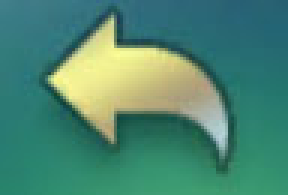
#> input picture arrow.jpg, 96 x 65 px, given in place of buguan.png, which was not available (shown 3 times larger)
$ python Detect.py
#> lines starting #> are read from the running program, lines starting #| are printed output that depends on the picture; pictures that were not available may be replaced by others from this repository, and a replacement may not be noted
import cv2
import numpy as np
import matplotlib
matplotlib.use('TkAgg')

from matplotlib import pyplot as plt


img_rgb = cv2.imread('buguan.png')
#> img_rgb is the input picture: shape (65, 96, 3); mean B, G, R 114.3, 134.8, 76.3
img_gray = cv2.cvtColor(img_rgb, cv2.COLOR_BGR2GRAY)
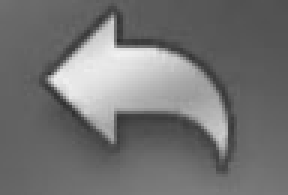
#> img_gray: shape (65, 96) (shown 3 times larger); min 45, max 241, mean 114.9

template = cv2.imread('buguanta.jpg',0)
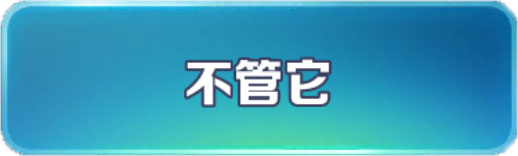
#> input picture buguanta.jpg, 518 x 156 px
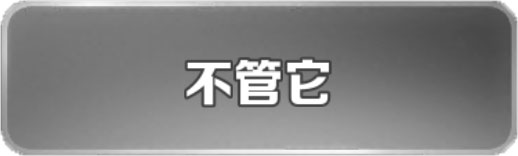
#> template: shape (156, 518); min 54, max 255, mean 133
w, h = template.shape[::-1]
#> w = 518; h = 156

method = cv2.TM_CCOEFF_NORMED

# Apply template Matching
res = cv2.matchTemplate(img_gray,template,method)
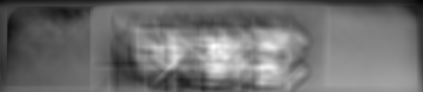
#> res: shape (92, 423) float32; min -0.252, max 0.252, mean -0.0306; drawn with min black and max white
min_val, max_val, min_loc, max_loc = cv2.minMaxLoc(res)
#> min_val = -0.252; max_val = 0.252; min_loc = (422, 0); max_loc = (213, 46)

# If the method is TM_SQDIFF or TM_SQDIFF_NORMED, take minimum

threshold = 0.8
loc = np.where( res >= threshold)
#> loc = (empty array, empty array)
for pt in zip(*loc[::-1]):
    cv2.rectangle(img_rgb, pt, (pt[0] + w, pt[1] + h), (0,0,255), 2)
#> this loop made 0 passes

cv2.imwrite('res.png', img_rgb)
